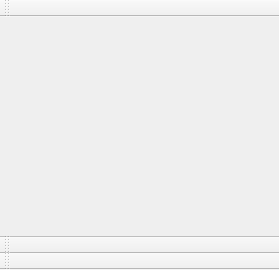
<?xml version="1.0" encoding="UTF-8"?>
<ui version="4.0">
 <class>MainWindow</class>
 <widget class="QMainWindow" name="MainWindow">
  <property name="geometry">
   <rect>
    <x>0</x>
    <y>0</y>
    <width>279</width>
    <height>270</height>
   </rect>
  </property>
  <property name="windowTitle">
   <string notr="true">KittyIM</string>
  </property>
  <widget class="QWidget" name="centralwidget"/>
  <widget class="QToolBar" name="mainToolBar">
   <property name="windowTitle">
    <string/>
   </property>
   <attribute name="toolBarArea">
    <enum>BottomToolBarArea</enum>
   </attribute>
   <attribute name="toolBarBreak">
    <bool>false</bool>
   </attribute>
  </widget>
  <widget class="QToolBar" name="pluginsToolBar">
   <property name="windowTitle">
    <string/>
   </property>
   <attribute name="toolBarArea">
    <enum>TopToolBarArea</enum>
   </attribute>
   <attribute name="toolBarBreak">
    <bool>false</bool>
   </attribute>
  </widget>
  <widget class="QToolBar" name="networksToolBar">
   <property name="windowTitle">
    <string notr="true"/>
   </property>
   <attribute name="toolBarArea">
    <enum>BottomToolBarArea</enum>
   </attribute>
   <attribute name="toolBarBreak">
    <bool>true</bool>
   </attribute>
  </widget>
 </widget>
 <resources/>
 <connections/>
</ui>
